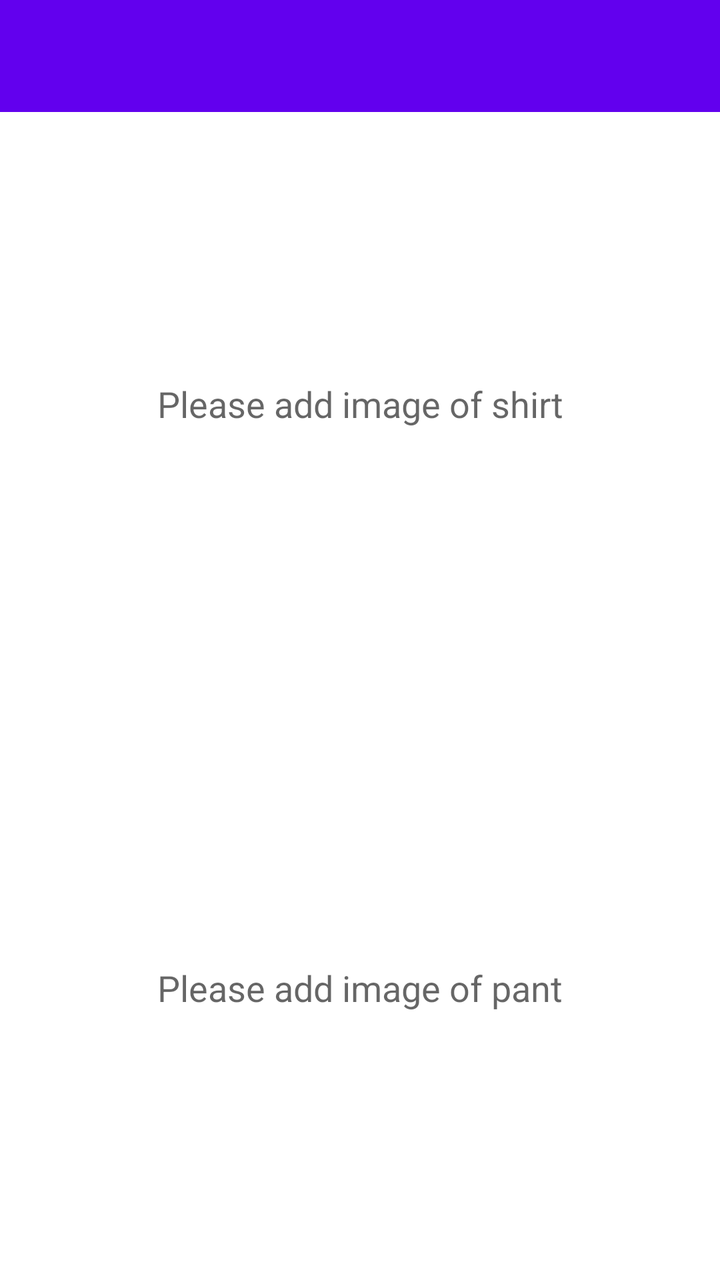
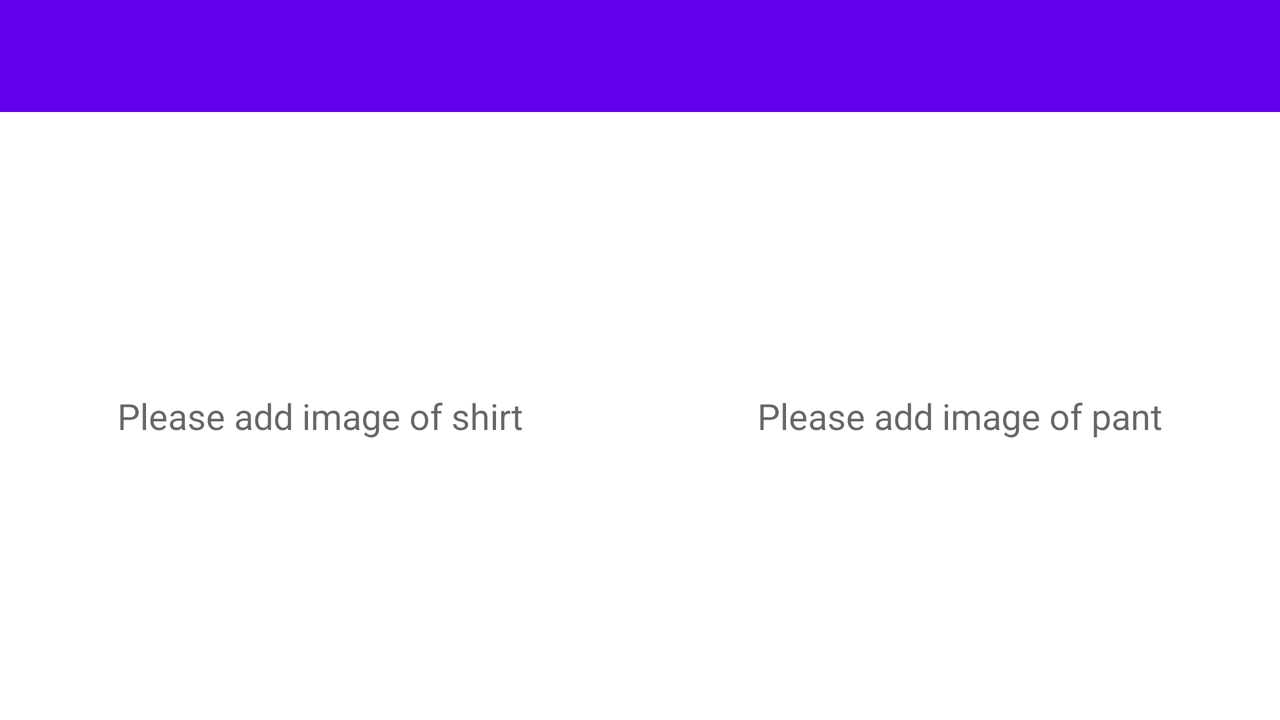

First picture: res/layout/ on a phone held upright. Second picture: the repository's own variant of that layout, on a device whose configuration matches the variant's folder. Source for both follows.
<!-- AndroidManifest.xml: application theme AppTheme -->
<!-- res/layout/activity_wardrobe.xml -->
<?xml version="1.0" encoding="utf-8"?>
<LinearLayout xmlns:android="http://schemas.android.com/apk/res/android"
    android:id="@+id/activity_wardrobe"
    android:layout_width="match_parent"
    android:layout_height="match_parent"
    android:orientation="vertical">

    <android.support.v7.widget.Toolbar
        android:id="@+id/toolbar"
        android:layout_width="match_parent"
        android:layout_height="wrap_content"
        android:background="@color/colorPrimary"
        android:minHeight="?attr/actionBarSize"
        android:popupTheme="@style/ThemeOverlay.AppCompat.ActionBar"
        android:theme="@style/ThemeOverlay.AppCompat.Dark.ActionBar" />

    <LinearLayout
        android:layout_width="match_parent"
        android:layout_height="match_parent"
        android:orientation="vertical">

        <LinearLayout
            android:layout_width="match_parent"
            android:layout_height="0dp"
            android:layout_weight="1"
            android:orientation="vertical">

            <android.support.v4.view.ViewPager
                android:id="@+id/viewpagerShirt"
                android:layout_width="match_parent"
                android:layout_height="wrap_content"
                android:visibility="gone" />

            <TextView
                android:id="@+id/textviewAddShirt"
                android:layout_width="match_parent"
                android:layout_height="match_parent"
                android:gravity="center"
                android:text="Please add image of shirt"
                android:textAppearance="?android:attr/textAppearanceMedium" />
        </LinearLayout>

        <LinearLayout
            android:layout_width="match_parent"
            android:layout_height="0dp"
            android:layout_weight="1"
            android:orientation="vertical">

            <android.support.v4.view.ViewPager
                android:id="@+id/viewpagerPant"
                android:layout_width="match_parent"
                android:layout_height="wrap_content"
                android:visibility="gone" />

            <TextView
                android:id="@+id/textviewAddPant"
                android:layout_width="match_parent"
                android:layout_height="match_parent"
                android:gravity="center"
                android:text="Please add image of pant"
                android:textAppearance="?android:attr/textAppearanceMedium" />
        </LinearLayout>
    </LinearLayout>
</LinearLayout>
<!-- resources referenced by this layout -->
<resources>

</resources>
<!-- res/layout-land/activity_wardrobe.xml (the repository's variant of the layout above) -->
<!-- drawn on the phone turned sideways -->
<?xml version="1.0" encoding="utf-8"?>
<LinearLayout xmlns:android="http://schemas.android.com/apk/res/android"
    android:id="@+id/activity_wardrobe"
    android:layout_width="match_parent"
    android:layout_height="match_parent"
    android:orientation="vertical">

    <android.support.v7.widget.Toolbar
        android:id="@+id/toolbar"
        android:layout_width="match_parent"
        android:layout_height="wrap_content"
        android:background="@color/colorPrimary"
        android:minHeight="?attr/actionBarSize"
        android:popupTheme="@style/ThemeOverlay.AppCompat.ActionBar"
        android:theme="@style/ThemeOverlay.AppCompat.Dark.ActionBar" />

    <LinearLayout
        android:layout_width="match_parent"
        android:layout_height="match_parent"
        android:orientation="horizontal">

        <LinearLayout
            android:layout_width="wrap_content"
            android:layout_height="match_parent"
            android:layout_weight="1"
            android:orientation="vertical">

            <android.support.v4.view.ViewPager
                android:id="@+id/viewpagerShirt"
                android:layout_width="match_parent"
                android:layout_height="wrap_content"
                android:visibility="gone" />

            <TextView
                android:id="@+id/textviewAddShirt"
                android:layout_width="match_parent"
                android:layout_height="match_parent"
                android:gravity="center"
                android:text="Please add image of shirt"
                android:textAppearance="?android:attr/textAppearanceMedium" />
        </LinearLayout>

        <LinearLayout
            android:layout_width="wrap_content"
            android:layout_height="match_parent"
            android:layout_weight="1"
            android:orientation="vertical">

            <android.support.v4.view.ViewPager
                android:id="@+id/viewpagerPant"
                android:layout_width="match_parent"
                android:layout_height="wrap_content"
                android:visibility="gone" />

            <TextView
                android:id="@+id/textviewAddPant"
                android:layout_width="match_parent"
                android:layout_height="match_parent"
                android:gravity="center"
                android:text="Please add image of pant"
                android:textAppearance="?android:attr/textAppearanceMedium" />
        </LinearLayout>

    </LinearLayout>
</LinearLayout>
